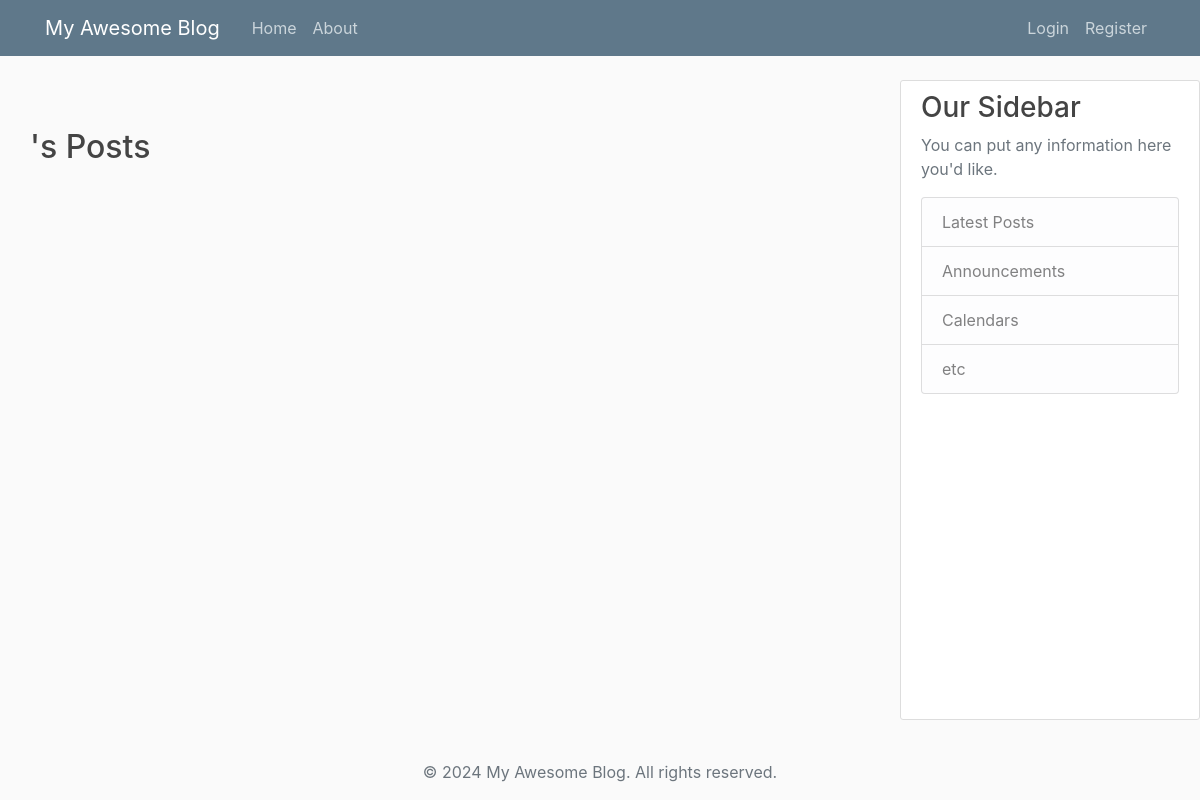
Before: /user/5/posts/ with the older database file.
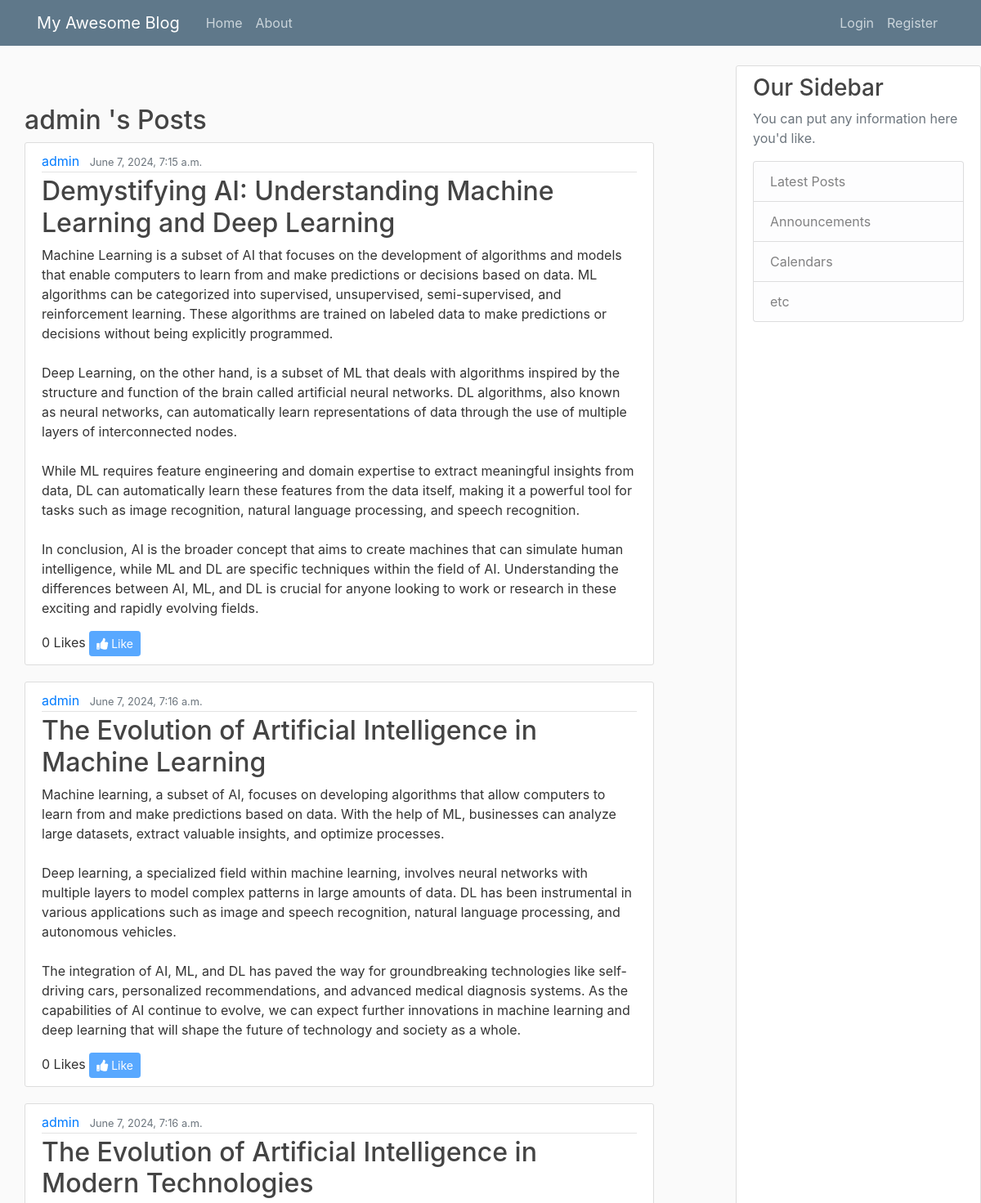
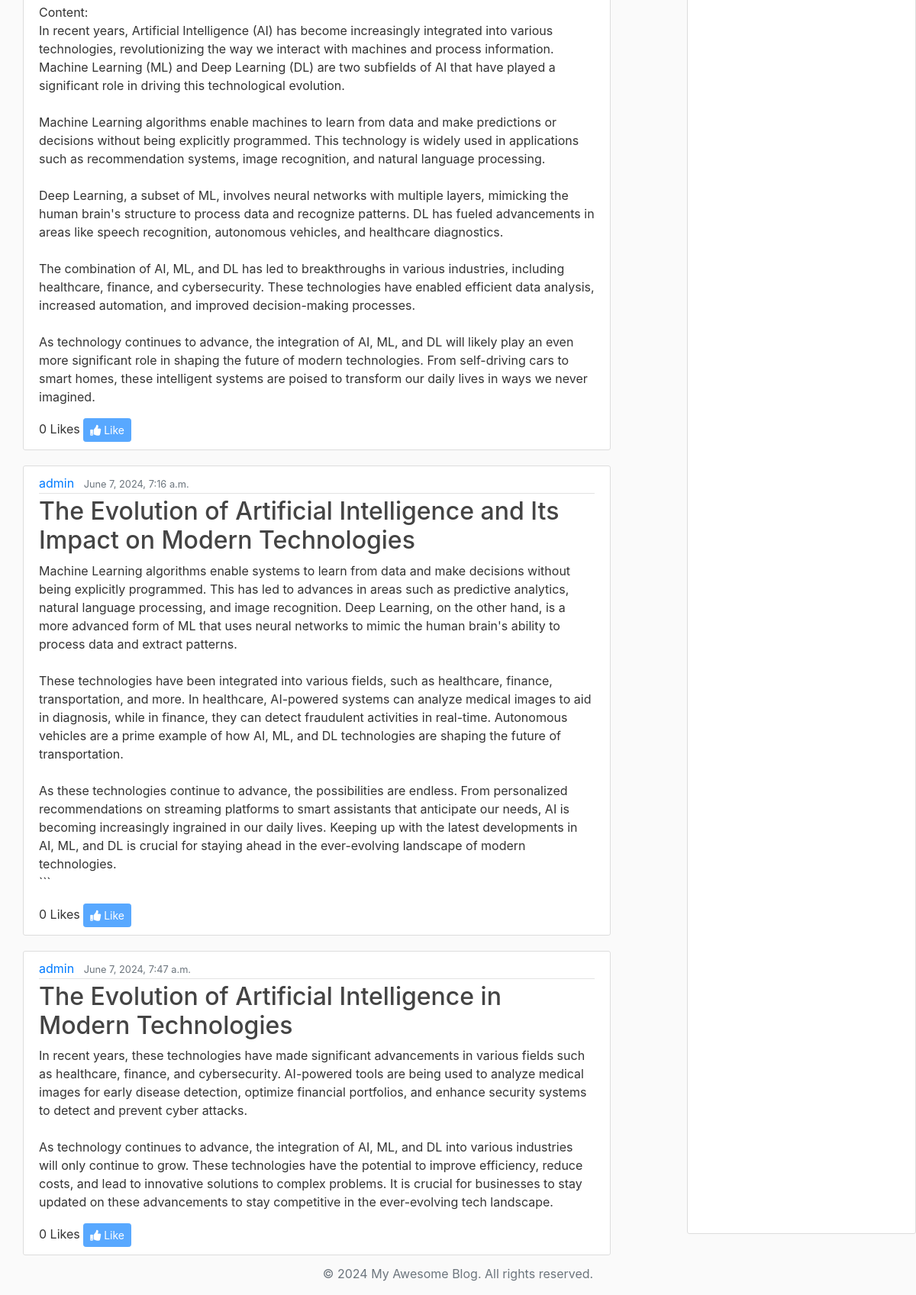
After: the same page with the newer database file (2 pictures, top to bottom).
### blog/models.py (models this page shows, shortened)
class Post(models.Model):
    title = models.CharField(max_length=100)
    tags = models.ManyToManyField(Tag, related_name='posts', blank=True)
    content = models.TextField()
    date_posted = models.DateTimeField(default=timezone.now)
    author = models.ForeignKey(User, on_delete=models.CASCADE)
    liked_by = models.ManyToManyField(User, related_name='liked_posts', blank=True)

### blog/views.py (the view)
# urls.py: path('user/<int:user_id>/posts/', views.user_posts, name='user-posts'),
def user_posts(request, user_id):
    posts = Post.objects.filter(author_id=user_id)
    for post in posts:
        post.author_display = (
            f"{post.author.first_name} {post.author.last_name}"
            if post.author.first_name and post.author.last_name
            else post.author.username
        )
    context = {'posts': posts}
    return render(request, 'blog/user_posts.html', context)

### blog/templates/blog/user_posts.html (shortened to what this page needs)
{% extends "blog/base.html" %}
{% block content %}
    <h2>
        {% if posts and posts.first.author.first_name and posts.first.author.last_name %}
            {{ posts.first.author.first_name }} {{ posts.first.author.last_name }}
        {% else %}
            {{ posts.first.author.username }}
        {% endif %}'s Posts
    </h2>
    {% for post in posts %}
        <article class="media content-section">
            <div class="media-body">
                <div class="article-metadata">
                    <a class="mr-2 user-link" href="{% url 'blog-home' %}">
                        {% if post.author.first_name and post.author.last_name %}
                            {{ post.author.first_name }} {{ post.author.last_name }}
                        {% else %}
                            {{ post.author.username }}
                        {% endif %}
                    </a>
                    <small class="text-muted">{{ post.date_posted }}</small>
                </div>
                <h2><a class="article-title" href="{% url 'post-detail' post.id %}">{{ post.title }}</a></h2>
                <p class="article-content">{{ post.content }}</p>
                <div class="like-section">
                    <span id="like-count-{{ post.id }}">{{ post.liked_by.count }} Likes</span>
                    {% if user.is_authenticated %}
                        <button class="btn btn-primary btn-sm like-button" data-post-id="{{ post.id }}">
                            {% if user in post.liked_by.all %}
                                <i class="fas fa-thumbs-down"></i> Dislike
                            {% else %}
                                <i class="fas fa-thumbs-up"></i> Like
                            {% endif %}
                        </button>
                    {% else %}
                        <button class="btn btn-primary btn-sm" disabled><i class="fas fa-thumbs-up"></i> Like</button>
                    {% endif %}
                </div>
            </div>
        </article>
    {% endfor %}
{% endblock content %}

Changed rows visible on the page:
added Post: first.author.username "admin", author.username "admin", date_posted "June 7, 2024, 7:15 a.m.", title "Demystifying AI: Understanding Machine Learning and Deep Learning", content "Machine Learning is a subset of AI that focuses on the development of algorithms and models that enable computers to learn from and make predictions or decisions based on data. ML algorithms can be categorized into supervised, unsupervised, semi-supervised, and reinforcement learning. These algorithms are trained on labeled data to make predictions or decisions without being explicitly programmed. Deep Learning, on the other hand, is a subset of ML that deals with algorithms inspired by the structure and function of the brain called artificial neural networks. DL algorithms, also known as neural networks, can automatically learn representations of data through the use of multiple layers of…", liked_by.count "0"
added Post: author.username "admin", date_posted "June 7, 2024, 7:16 a.m.", title "The Evolution of Artificial Intelligence in Machine Learning", content "Machine learning, a subset of AI, focuses on developing algorithms that allow computers to learn from and make predictions based on data. With the help of ML, businesses can analyze large datasets, extract valuable insights, and optimize processes. Deep learning, a specialized field within machine learning, involves neural networks with multiple layers to model complex patterns in large amounts of data. DL has been instrumental in various applications such as image and speech recognition, natural language processing, and autonomous vehicles. The integration of AI, ML, and DL has paved the way for groundbreaking technologies like self-driving cars, personalized recommendations, and advanced…", liked_by.count "0"
added Post: author.username "admin", date_posted "June 7, 2024, 7:16 a.m.", title "The Evolution of Artificial Intelligence in Modern Technologies", content "Content: In recent years, Artificial Intelligence (AI) has become increasingly integrated into various technologies, revolutionizing the way we interact with machines and process information. Machine Learning (ML) and Deep Learning (DL) are two subfields of AI that have played a significant role in driving this technological evolution. Machine Learning algorithms enable machines to learn from data and make predictions or decisions without being explicitly programmed. This technology is widely used in applications such as recommendation systems, image recognition, and natural language processing. Deep Learning, a subset of ML, involves neural networks with multiple layers, mimicking the…", liked_by.count "0"
added Post: author.username "admin", date_posted "June 7, 2024, 7:16 a.m.", title "The Evolution of Artificial Intelligence and Its Impact on Modern Technologies", content "Machine Learning algorithms enable systems to learn from data and make decisions without being explicitly programmed. This has led to advances in areas such as predictive analytics, natural language processing, and image recognition. Deep Learning, on the other hand, is a more advanced form of ML that uses neural networks to mimic the human brain's ability to process data and extract patterns. These technologies have been integrated into various fields, such as healthcare, finance, transportation, and more. In healthcare, AI-powered systems can analyze medical images to aid in diagnosis, while in finance, they can detect fraudulent activities in real-time. Autonomous vehicles are a prime…", liked_by.count "0"
added Post: author.username "admin", date_posted "June 7, 2024, 7:47 a.m.", title "The Evolution of Artificial Intelligence in Modern Technologies", content "In recent years, these technologies have made significant advancements in various fields such as healthcare, finance, and cybersecurity. AI-powered tools are being used to analyze medical images for early disease detection, optimize financial portfolios, and enhance security systems to detect and prevent cyber attacks. As technology continues to advance, the integration of AI, ML, and DL into various industries will only continue to grow. These technologies have the potential to improve efficiency, reduce costs, and lead to innovative solutions to complex problems. It is crucial for businesses to stay updated on these advancements to stay competitive in the ever-evolving tech landscape.", liked_by.count "0"
